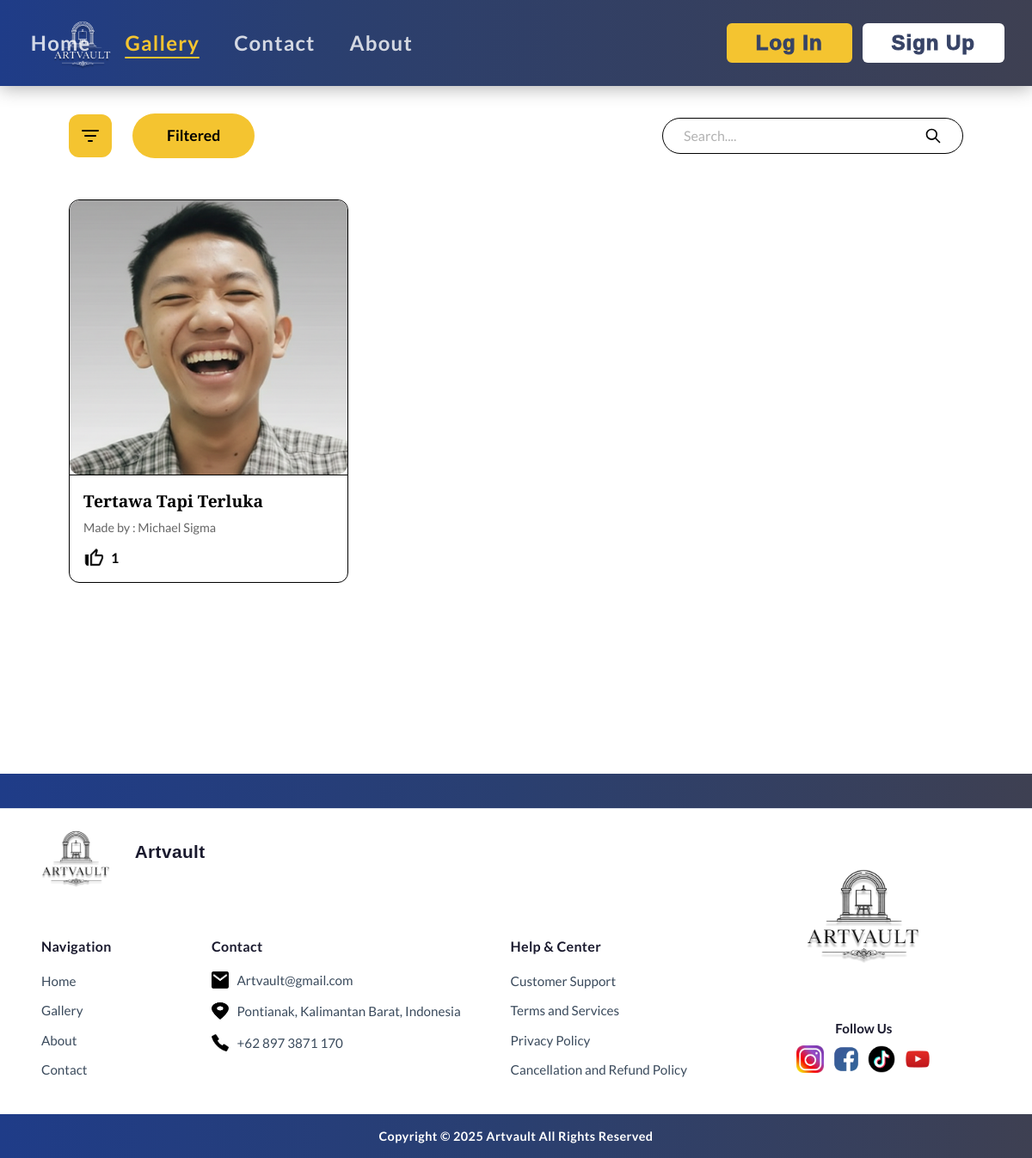
The app's page /gallery?category=1 with its own data.
### tables this page shows
CREATE TABLE `artworks` (
  `id` int NOT NULL,
  `user_id` int DEFAULT NULL,
  `category_id` int DEFAULT NULL,
  `title` varchar(150) NOT NULL,
  `description` text,
  `file_path` varchar(255) NOT NULL,
  `upload_time` timestamp NULL DEFAULT CURRENT_TIMESTAMP
);

CREATE TABLE `users` (
  `id` int NOT NULL,
  `full_name` varchar(100) NOT NULL,
  `email` varchar(100) NOT NULL,
  `password` varchar(255) NOT NULL,
  `role` enum('viewer','author','admin') DEFAULT 'viewer',
  `created_at` timestamp NULL DEFAULT CURRENT_TIMESTAMP,
  `banner_path` varchar(255) DEFAULT 'background.png',
  `avatar_path` varchar(255) DEFAULT 'user.png',
  `student_id` varchar(20) DEFAULT '123456789'
);

### app/controllers/ArtController.php (called while the page is built, shortened)
<?php
require_once __DIR__ . '/../models/Art_model.php';
class ArtController {
    public function gallery()
    {
        $categoryId = $_GET['category'] ?? null;
        $artModel = new \Art_model();
        $artworks = $artModel->getAllArtworks($categoryId);
        $likedArtIds = [];
        require_once __DIR__ . '/../views/landing/gallery.php';
    }
}

### public/index.php (called while the page is built, shortened)
<?php
require_once __DIR__ . '/../app/core/Router.php';
$router = new Router();
$router->add('GET', '/', 'HomeController', 'index');
$router->add('GET', '/about', 'HomeController', 'about');
$router->add('GET', '/contact', 'HomeController', 'contact');
$router->add('GET', '/gallery', 'ArtController', 'gallery');
$router->add('GET', '/art/{id}', 'ArtController', 'detail');
$router->add('POST', '/art/upload', 'ArtController', 'uploadArt');
$router->add('POST', '/art/update/{id}', 'ArtController', 'updateArt');
$router->add('GET', '/art/delete/{id}', 'ArtController', 'deleteArt');
$router->add('POST', '/art/comment/{id}', 'ArtController', 'postComment');
$router->add('POST', '/art/like/{id}', 'ArtController', 'toggleLike');
$router->add('GET', '/author/gallery', 'ArtController', 'gallery');
$router->add('GET', '/author/art/{id}', 'ArtController', 'detail');
$router->add('GET', '/author/home', 'HomeController', 'index');
$router->add('GET', '/admin', 'AdminController', 'index');
$router->add('GET', '/admin/users', 'AdminController', 'users');
$router->add('GET', '/admin/users/edit/{id}', 'AdminController', 'editUser');
$router->add('POST', '/admin/users/update/{id}', 'AdminController', 'postEditUser');
$router->add('GET', '/admin/users/delete/{id}', 'AdminController', 'deleteUser');
$router->add('GET', '/admin/artworks', 'AdminController', 'artworks');
$router->add('GET', '/admin/artworks/edit/{id}', 'AdminController', 'editArtwork');
$router->add('POST', '/admin/artworks/update/{id}', 'AdminController', 'postEditArtwork');
$router->add('GET', '/admin/artworks/delete/{id}', 'AdminController', 'deleteArtwork');
$router->add('GET', '/login', 'AuthController', 'login');
$router->add('GET', '/register', 'AuthController', 'index');
$router->add('POST', '/post-register', 'AuthController', 'handleSignUp');
$router->add('POST', '/post-login', 'AuthController', 'handleLogin');
$router->add('GET', '/logout', 'AuthController', 'logout');
$router->add('GET', '/profile', 'UserController', 'profile');
$router->add('GET', '/profile/{id}', 'UserController', 'profile');
$router->add('POST', '/follow/{id}', 'UserController', 'toggleFollow');
$router->run();
?>

### app/core/Database.php (called while the page is built, shortened)
<?php
class Database {
    private $host = "localhost";
    private $user = "root";
    private $pass = "123";
    private $db   = "db_gallery_sekolah";
    public function __construct() {
        $dsn = "mysql:host={$this->host};dbname={$this->db}";
        $options = [
            PDO::ATTR_PERSISTENT => true,
            PDO::ATTR_ERRMODE => PDO::ERRMODE_EXCEPTION
        ];
        try {
            $this->dbh = new PDO($dsn, $this->user, $this->pass, $options);
        } catch (PDOException $e) {
            die("Koneksi Database Gagal: " . $e->getMessage());
        }
    }
}

### app/models/Art_model.php (called while the page is built, shortened)
<?php
require_once __DIR__ . '/../core/Database.php';
class Art_model extends Database {
    public function getAllArtworks($categoryId = null) {
        $query = "SELECT artworks.*, users.full_name as author_name,
                  (SELECT COUNT(*) FROM likes WHERE artwork_id = artworks.id) as like_count
                  FROM artworks
                  LEFT JOIN users ON artworks.user_id = users.id";
        if ($categoryId) {
            $query .= " WHERE artworks.category_id = :category_id";
        }
        $query .= " ORDER BY artworks.upload_time DESC";
        $stmt = $this->dbh->prepare($query);
        if ($categoryId) {
            $stmt->bindParam(':category_id', $categoryId);
        }
        $stmt->execute();
        return $stmt->fetchAll(PDO::FETCH_ASSOC);
    }
}

### app/views/landing/gallery.php (the view, shortened to what this page needs)
<!DOCTYPE html>
<html lang="en">
<head>
    <link rel="stylesheet" href="/css/index.css">
</head>
<body>
    <nav class="navbar">
        <div class="nav-logo">
            <img src="/img/logo/Artvault.png" alt="Artvault Logo" class="logo-img">
        </div>
        <ul class="nav-menu">
            <?php if (isset($_SESSION['user_email']) && $_SESSION['user_email'] === 'flazened@ski.sch.id'): ?>
                <li><a href="/">Home</a></li>
                <li><a href="/gallery" class="active">Gallery</a></li>
                <li><a href="/admin">Admin</a></li>
            <?php else: ?>
                <li><a href="/">Home</a></li>
                <li><a href="/gallery" class="active">Gallery</a></li>
                <li><a href="/contact">Contact</a></li>
                <li><a href="/about">About</a></li>
            <?php endif; ?>
        </ul>
        <div class="nav-actions">
            <?php if (isset($_SESSION['user_id'])): ?>
                <a href="/profile"><img src="/img/icon/user.png" alt="User Icon" class="user-icon" style="width: 40px; height: 40px; border-radius: 50%;"></a>
            <?php else: ?>
                <button class="btn btn-login" onclick="location.href='/login'">Log In</button>
                <button class="btn btn-signup" onclick="location.href='/register'">Sign Up</button>
            <?php endif; ?>
        </div>
    </nav>
    <div class="gallery-page">
        <div class="gallery-topbar">
            <div class="filter-category">
                <button class="btn-filter" onclick="location.href='/gallery'">
                    <svg width="24" height="24" viewBox="0 0 24 24" fill="none" xmlns="http://www.w3.org/2000/svg">
                        <path d="M3 6H21M6 12H18M10 18H14" stroke="black" stroke-width="2" stroke-linecap="round" stroke-linejoin="round"/>
                    </svg>
                </button>
                <div class="category-dropdown">
                    <button class="btn-category" onclick="toggleCategoryMenu()">
                        <?= isset($_GET['category']) ? 'Filtered' : 'Category' ?>
                    </button>
                </div>
            </div>
            <div class="search-box">
                <input type="text" placeholder="Search....">
                <button class="search-btn">
                    <svg width="20" height="20" viewBox="0 0 24 24" fill="none" xmlns="http://www.w3.org/2000/svg">
                        <path d="M21 21L15 15M17 10C17 13.866 13.866 17 10 17C6.13401 17 3 13.866 3 10C3 6.13401 6.13401 3 10 3C13.866 3 17 6.13401 17 10Z" stroke="black" stroke-width="2" stroke-linecap="round" stroke-linejoin="round"/>
                    </svg>
                </button>
            </div>
        </div>
        <div class="gallery-grid">
            <?php foreach ($artworks as $row): ?>
            <a href="/art/<?= $row['id']; ?>" class="art-card">
                <div class="art-img-container">
                    <img src="/img/gallery/<?= $row['file_path']; ?>" alt="<?= $row['title']; ?>">
                </div>
                <div class="art-info">
                    <p class="art-title"><?= $row['title']; ?></p>
                    <p class="art-author">Made by : <?= $row['author_name']; ?></p>
                    <div class="art-like <?= in_array($row['id'], $likedArtIds) ? 'liked' : '' ?>" onclick="event.preventDefault(); toggleLike(<?= $row['id']; ?>, this)">
                        <img src="/img/icon/like.png" class="art-like-img">
                        <span><?= $row['like_count']; ?></span>
                    </div>
                </div>
            </a>
            <?php endforeach; ?>
        </div>
</div>
    <div class="box-2"></div>
    <footer class="footer">
        <div class="footer-brand">
            <div class="footer-brand-top">
                <img src="/img/logo/Artvault-white.png" alt="Artvault Logo" class="footer-logo">
                <span class="footer-brand-name">Artvault</span>
            </div>
        </div>
        <div class="footer-main">
            <div class="footer-col">
                <h4 class="footer-heading">Navigation</h4>
                <ul class="footer-links">
                    <li><a href="/">Home</a></li>
                    <li><a href="/gallery">Gallery</a></li>
                    <li><a href="/about">About</a></li>
                    <li><a href="/contact">Contact</a></li>
                </ul>
            </div>
            <div class="footer-col">
                <h4 class="footer-heading">Contact</h4>
                <ul class="footer-contact">
                    <li>
                        <span class="contact-icon"><img src="/img/icon/mail.png" alt="Email" class="contact-icon-img"></span>
                        <span>Artvault@gmail.com</span>
                    </li>
                    <li>
                        <span class="contact-icon"><img src="/img/icon/location.png" alt="Location" class="contact-icon-img"></span>
                        <span>Pontianak, Kalimantan Barat, Indonesia</span>
                    </li>
                    <li>
                        <span class="contact-icon"><img src="/img/icon/telephone.png" alt="Phone" class="contact-icon-img"></span>
                        <span>+62 897 3871 170</span>
                    </li>
                </ul>
            </div>
            <div class="footer-col">
                <h4 class="footer-heading">Help & Center</h4>
                <ul class="footer-links">
                    <li><a href="#">Customer Support</a></li>
                    <li><a href="#">Terms and Services</a></li>
                    <li><a href="#">Privacy Policy</a></li>
                    <li><a href="#">Cancellation and Refund Policy</a></li>
                </ul>
            </div>
            <div class="footer-col footer-social-col">
                <img src="/img/logo/Artvault-white.png" alt="Artvault" class="footer-logo-big">
                <div class="footer-social">
                    <p class="footer-follow">Follow Us</p>
                    <div class="social-icons">
                        <a href="#"><img src="/img/icon/instagram.png" alt="Instagram"></a>
                        <a href="#"><img src="/img/icon/facebook.png" alt="Facebook"></a>
                        <a href="#"><img src="/img/icon/tiktok.png" alt="TikTok"></a>
                        <a href="#"><img src="/img/icon/youtube.png" alt="YouTube"></a>
                    </div>
                </div>
            </div>
        </div>
        <div class="footer-bottom">
            <p>Copyright &copy; 2025 Artvault All Rights Reserved</p>
        </div>
    </footer>
</body>
</html>

### app/core/Router.php (shortened to what this page needs)
<?php
class Router
{
    private array $routes = [];
    public function add(string $method, string $uri, string $controller, string $function)
    {
        $this->routes[] = [
            'method' => $method,
            'uri' => $uri,
            'controller' => $controller,
            'function' => $function,
        ];
    }
    public function run(): void
    {
        $uri = parse_url($_SERVER['REQUEST_URI'], PHP_URL_PATH);
        foreach($this->routes as $route){
            $pattern = str_replace(
                '{id}',
                '([0-9]+)',
                $route['uri'],
            );
            $pattern = '#^' . $pattern . '$#';
            if(preg_match($pattern, $uri, $matches)) {
                array_shift($matches);
                $controller = new $controllerClass();
                $function = $route['function'];
                call_user_func_array([$controller, $function], $matches);
                return;
            }
        }
    }
}
?>

### records on screen
artworks: file_path (picture), title "Tertawa Tapi Terluka", user.full_name "Michael Sigma", like_count "1"
